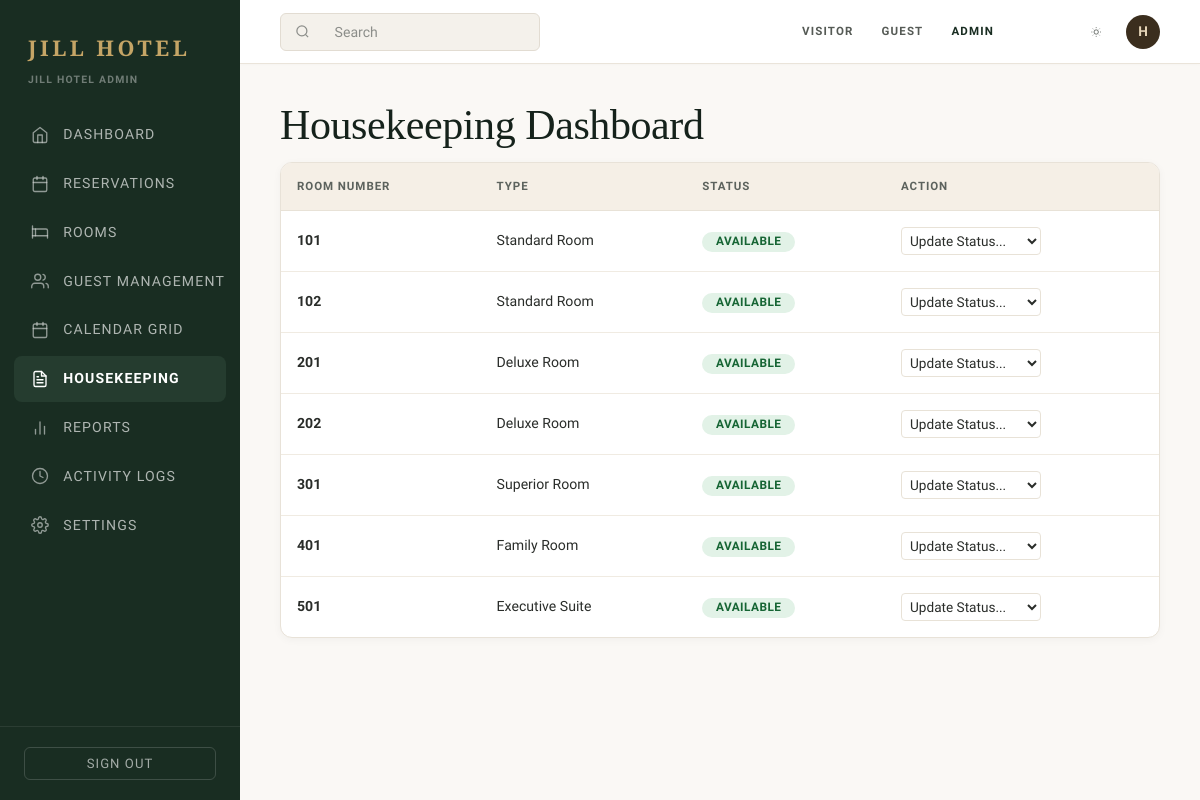
Before: /admin/housekeeping.php (signed in) with the older database file.
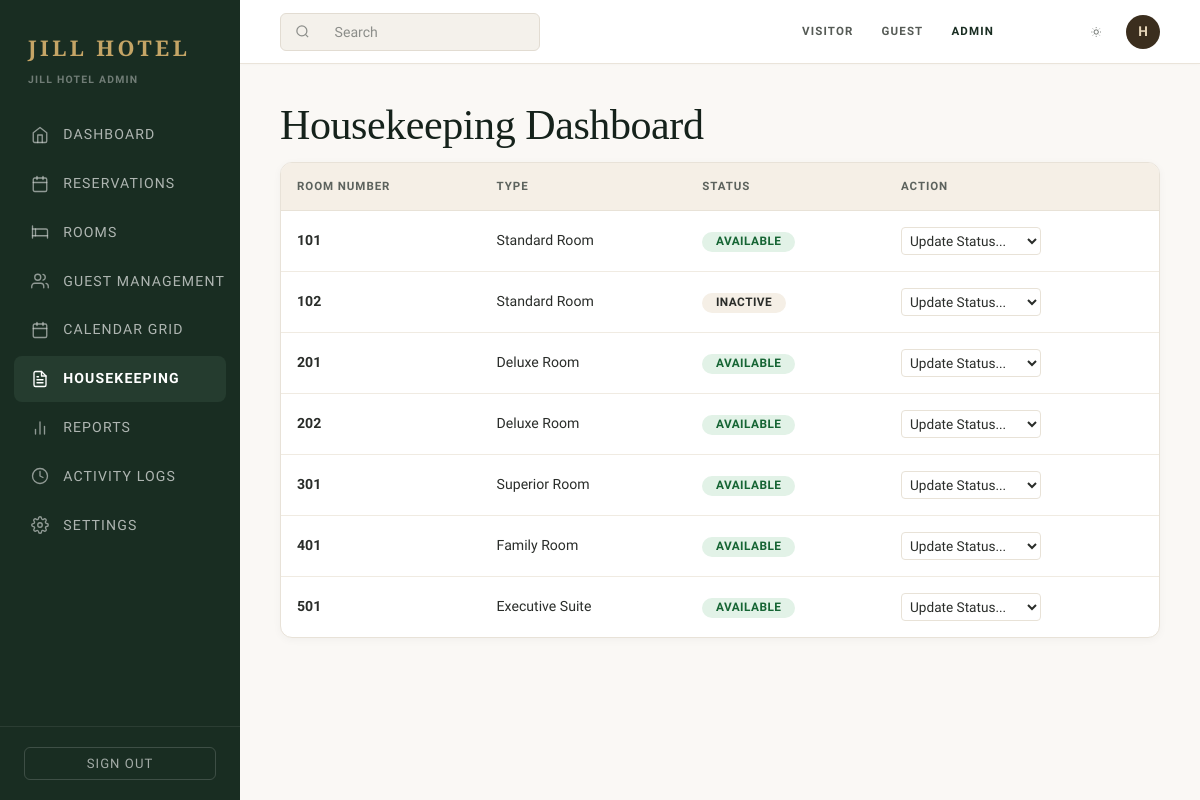
After: the same page with the newer database file.
### tables this page shows
CREATE TABLE `rooms` (
  `id` int(11) NOT NULL AUTO_INCREMENT,
  `room_number` varchar(20) NOT NULL,
  `room_type_id` int(11) NOT NULL,
  `title` varchar(160) NOT NULL,
  `description` text DEFAULT NULL,
  `price_per_night` decimal(10,2) NOT NULL,
  `max_guests` int(11) NOT NULL,
  `bed_type` varchar(80) DEFAULT NULL,
  `size` varchar(50) DEFAULT NULL,
  `floor` varchar(20) DEFAULT NULL,
  `status` enum('AVAILABLE','OCCUPIED','BOOKED','CHECKED_IN','CHECKED_OUT','MAINTENANCE','NEEDS_CLEANING','INSPECTED','INACTIVE') NOT NULL DEFAULT 'AVAILABLE',
  `featured` tinyint(1) DEFAULT 0,
  `created_at` timestamp NOT NULL DEFAULT current_timestamp(),
  `updated_at` timestamp NOT NULL DEFAULT current_timestamp() ON UPDATE current_timestamp(),
  PRIMARY KEY (`id`),
  UNIQUE KEY `room_number` (`room_number`),
  KEY `room_type_id` (`room_type_id`),
  KEY `status` (`status`),
  CONSTRAINT `rooms_ibfk_1` FOREIGN KEY (`room_type_id`) REFERENCES `room_types` (`id`)
);

CREATE TABLE `room_types` (
  `id` int(11) NOT NULL AUTO_INCREMENT,
  `name` varchar(100) NOT NULL,
  `description` text DEFAULT NULL,
  `base_price` decimal(10,2) NOT NULL,
  `max_guests` int(11) NOT NULL,
  `bed_type` varchar(80) DEFAULT NULL,
  `size` varchar(50) DEFAULT NULL,
  `created_at` timestamp NOT NULL DEFAULT current_timestamp(),
  `updated_at` timestamp NOT NULL DEFAULT current_timestamp() ON UPDATE current_timestamp(),
  PRIMARY KEY (`id`),
  UNIQUE KEY `name` (`name`)
);

### includes/bootstrap.php (called while the page is built, shortened)
<?php
function e(?string $value): string { return htmlspecialchars((string)$value, ENT_QUOTES | ENT_SUBSTITUTE, 'UTF-8'); }

### admin/housekeeping.php (the view, shortened to what this page needs)
<?php
$pdo = db();
$rooms = $pdo->query('
    SELECT r.id, r.title, r.room_number, r.status, t.name as type_name
    FROM rooms r
    JOIN room_types t ON t.id = r.room_type_id
    ORDER BY r.status = "NEEDS_CLEANING" DESC, r.status = "INSPECTED" DESC, r.room_number ASC
')->fetchAll();
require __DIR__ . '/../includes/header.php';
?>
<div class="admin-content">
    <header class="admin-header">
        <h1>Housekeeping Dashboard</h1>
    </header>
    <div class="admin-panel">
        <table class="data-table">
            <thead>
                <tr>
                    <th>Room Number</th>
                    <th>Type</th>
                    <th>Status</th>
                    <th>Action</th>
                </tr>
            </thead>
            <tbody>
                <?php foreach ($rooms as $room):
                    $statusColors = [
                        'AVAILABLE' => 'success',
                        'BOOKED' => 'info',
                        'CHECKED_IN' => 'warning',
                        'CHECKED_OUT' => 'error',
                        'MAINTENANCE' => 'error',
                        'NEEDS_CLEANING' => 'warning',
                        'INSPECTED' => 'success'
                    ];
                    $badge = $statusColors[$room['status']] ?? 'default';
                ?>
                    <tr>
                        <td><strong><?=e($room['room_number'] ?? $room['title'])?></strong></td>
                        <td><?=e($room['type_name'])?></td>
                        <td><span class="badge <?=$badge?>"><?=e(str_replace('_', ' ', $room['status']))?></span></td>
                        <td>
                            <form method="post" style="display:flex; gap: 0.5rem; align-items:center;">
                                <select name="status" class="form-control" style="width: auto; padding: 0.25rem; font-size: 0.85rem;" onchange="this.form.submit()">
                                    <option value="" disabled selected>Update Status...</option>
                                </select>
                            </form>
                        </td>
                    </tr>
                <?php endforeach; ?>
            </tbody>
        </table>
    </div>
</div>
<?php require __DIR__ . '/../includes/footer.php'; ?>

Changed rows visible on the page:
changed rooms: status "AVAILABLE" → "INACTIVE"
